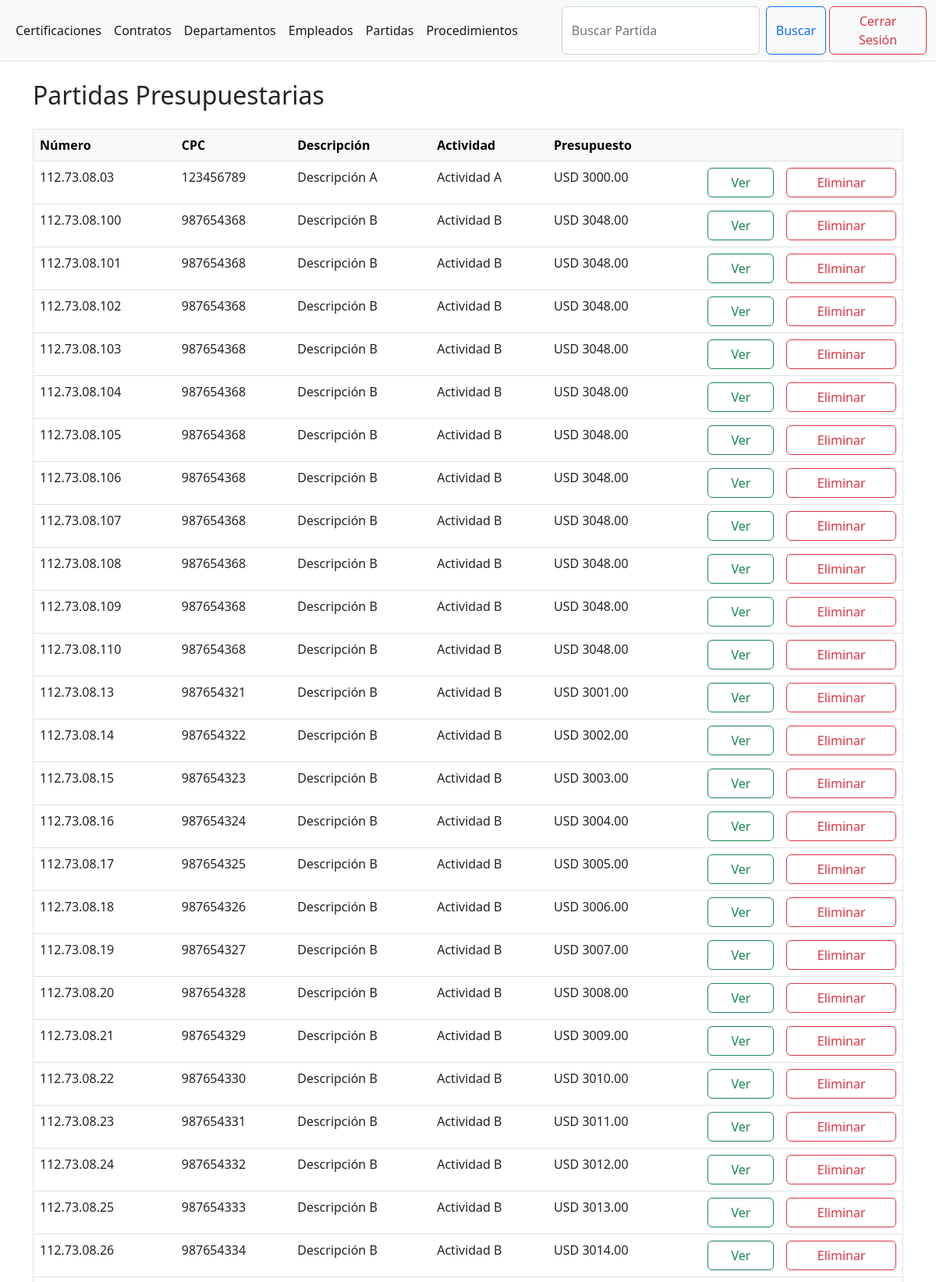
Page /budget_item/ (signed in, upper part) on the committed database.
### apps/budget_item/models.py (models this page shows, shortened)
class BudgetItem(AuditModel):
    number = models.CharField(max_length=255)
    cpc = models.CharField(max_length=15)
    description = models.TextField()
    activity = models.TextField()
    budget = models.DecimalField(
        max_digits=20, decimal_places=2, validators=[MinValueValidator(0)])
    budget_type = models.CharField(max_length=21, choices=BudgetType.choices)
    bid = models.BooleanField(default=False)
    c1 = models.BooleanField(default=False)
    c2 = models.BooleanField(default=False)
    c3 = models.BooleanField(default=False)
    class Meta:
        ordering = ["number", "description", "activity"]
        unique_together = ["number", "description", "activity"]

### apps/budget_item/views.py (the view, shortened to what this page needs)
# urls.py: path("", views.list_budget_item, name="list"),
def list_budget_item(request: HttpRequest) -> HttpResponse:
    object_list = BudgetItem.objects.all()
    paginator = Paginator(object_list, 50)
    page_number = request.GET.get("page")
    page_obj = paginator.get_page(page_number)
    total = BudgetItem.objects.aggregate(
        total_budget=models.Sum("budget"))["total_budget"]
    context = {
        "page_obj": page_obj,
        "total_budget": f"{total: .2f}" if total else 0}
    query = request.GET.get("q", "").strip()
    return render(request, "budget_item/list.html", context)

### templates/budget_item/list.html (shortened to what this page needs)
{% extends 'base.html' %}
{% block form %}
  <form action="{% url 'budget_item:list' %}" class="d-inline-flex w-100" role="search">
    <input name="q" class="form-control me-2" type="search" placeholder="Buscar Partida" />
    <button class="btn btn-outline-primary" type="submit">Buscar</button>
  </form>
{% endblock %}
{% block body %}
  {% if page_obj %}
    <ol class="breadcrumb">
      <li class="breadcrumb-item h2" aria-current="page">Partidas Presupuestarias</li>
    </ol>
    <div class="table-responsive-xxl border">
      <table class="table table-hover">
        <thead class="table-light">
          <tr>
            <th>Número</th>
            <th>CPC</th>
            <th>Descripción</th>
            <th>Actividad</th>
            <th>Presupuesto</th>
            <th colspan="2"></th>
          </tr>
        </thead>
        <tbody>
          {% for object in page_obj %}
            <tr>
              <td>{{ object.number }}</td>
              <td>{{ object.cpc }}</td>
              <td>{{ object.description }}</td>
              <td>{{ object.activity }}</td>
              <td>USD {{ object.budget }}</td>
              <td>
                <a href="{% url 'budget_item:detail' object.pk %}" class="btn btn-outline-success w-100">Ver</a>
              </td>
              <td>
                <a href="{% url 'budget_item:delete' object.pk %}" class="btn btn-outline-danger w-100">Eliminar</a>
              </td>
            </tr>
          {% endfor %}
        </tbody>
      </table>
    </div>
  {% else %}
    {% if not message and not ProtectedError and not IntegrityError and not Exception %}
      <div class="alert alert-warning mt-3" role="alert">
        No se han registrado partidas presupuestarias todavía, intente creando <a href="{% url 'budget_item:create' %}">aquí</a>
      </div>
    {% endif %}
  {% endif %}
{% endblock %}

### rows in the picture
BudgetItem: number "112.73.08.03", cpc "123456789", description "Descripción A", activity "Actividad A", budget "3000.00"
BudgetItem: number "112.73.08.100", cpc "987654368", description "Descripción B", activity "Actividad B", budget "3048.00"
BudgetItem: number "112.73.08.101", cpc "987654368", description "Descripción B", activity "Actividad B", budget "3048.00"
BudgetItem: number "112.73.08.102", cpc "987654368", description "Descripción B", activity "Actividad B", budget "3048.00"
BudgetItem: number "112.73.08.103", cpc "987654368", description "Descripción B", activity "Actividad B", budget "3048.00"
BudgetItem: number "112.73.08.104", cpc "987654368", description "Descripción B", activity "Actividad B", budget "3048.00"
BudgetItem: number "112.73.08.105", cpc "987654368", description "Descripción B", activity "Actividad B", budget "3048.00"
BudgetItem: number "112.73.08.106", cpc "987654368", description "Descripción B", activity "Actividad B", budget "3048.00"
BudgetItem: number "112.73.08.107", cpc "987654368", description "Descripción B", activity "Actividad B", budget "3048.00"
BudgetItem: number "112.73.08.108", cpc "987654368", description "Descripción B", activity "Actividad B", budget "3048.00"
BudgetItem: number "112.73.08.109", cpc "987654368", description "Descripción B", activity "Actividad B", budget "3048.00"
BudgetItem: number "112.73.08.110", cpc "987654368", description "Descripción B", activity "Actividad B", budget "3048.00"
BudgetItem: number "112.73.08.13", cpc "987654321", description "Descripción B", activity "Actividad B", budget "3001.00"
BudgetItem: number "112.73.08.14", cpc "987654322", description "Descripción B", activity "Actividad B", budget "3002.00"
BudgetItem: number "112.73.08.15", cpc "987654323", description "Descripción B", activity "Actividad B", budget "3003.00"
BudgetItem: number "112.73.08.16", cpc "987654324", description "Descripción B", activity "Actividad B", budget "3004.00"
BudgetItem: number "112.73.08.17", cpc "987654325", description "Descripción B", activity "Actividad B", budget "3005.00"
BudgetItem: number "112.73.08.18", cpc "987654326", description "Descripción B", activity "Actividad B", budget "3006.00"
BudgetItem: number "112.73.08.19", cpc "987654327", description "Descripción B", activity "Actividad B", budget "3007.00"
BudgetItem: number "112.73.08.20", cpc "987654328", description "Descripción B", activity "Actividad B", budget "3008.00"
BudgetItem: number "112.73.08.21", cpc "987654329", description "Descripción B", activity "Actividad B", budget "3009.00"
BudgetItem: number "112.73.08.22", cpc "987654330", description "Descripción B", activity "Actividad B", budget "3010.00"
BudgetItem: number "112.73.08.23", cpc "987654331", description "Descripción B", activity "Actividad B", budget "3011.00"
BudgetItem: number "112.73.08.24", cpc "987654332", description "Descripción B", activity "Actividad B", budget "3012.00"
BudgetItem: number "112.73.08.25", cpc "987654333", description "Descripción B", activity "Actividad B", budget "3013.00"
BudgetItem: number "112.73.08.26", cpc "987654334", description "Descripción B", activity "Actividad B", budget "3014.00"
